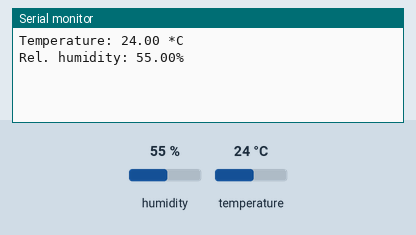
Simulated run of this sketch. Board: Arduino Uno, built with avr-gcc and run on an emulated ATmega328P. Parts: the last lines printed to the serial monitor. The inputs (shaded band) are chosen by the test bench; at power-on: humidity 55 %, temperature 24 °C.

Above: at 4.2 s.
4.3 s: humidity set to 22 %
At 6.4 s:
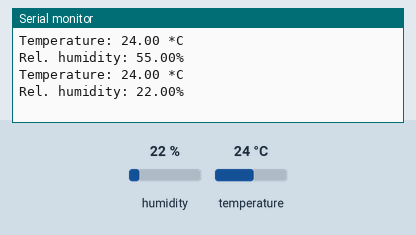
7.0 s: temperature set to 12 °C
At 7.6 s:
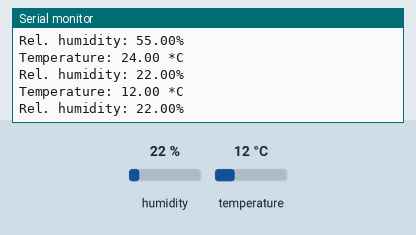
9.7 s: humidity set to 40 %
At 12.5 s:
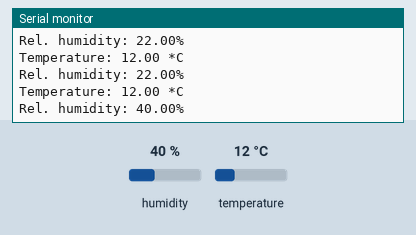
Timing chart, 0 to 14.0 s (numbered marks = the images above; inputs shaded):
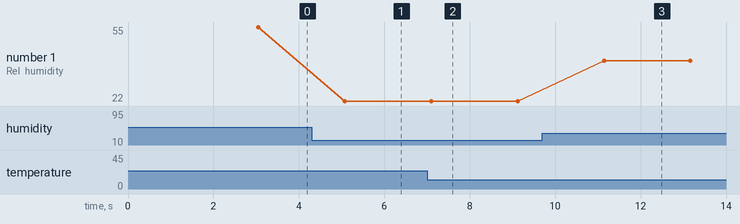

Measured:
- after the input at 4.3 s, the serial monitor: prints a new line after 0.77 s (image 1)
- after the input at 7.0 s, the serial monitor: prints a new line after 0.07 s (image 2)
- after the input at 9.7 s, the serial monitor: prints a new line after 1.4 s (image 3)
- plotted number 1: 55 → 22 after the input at 4.3 s, 22 → 40 after the input at 9.7 s

The sketch:

using-dht11-alone.ino
```cpp
#include "DHT.h"

#define DHTPIN 2
#define DHTTYPE DHT11

DHT dht(DHTPIN, DHTTYPE);

void setup() {
  Serial.begin(9600);
  while (!Serial) {
    Serial.println("Starting Temperature/Humidity Monitor.");
  }
  dht.begin();
  delay(3000);
}

void loop() {
  float t = dht.readTemperature();
  float h = dht.readHumidity();
  if (isnan(t)) {
    Serial.println("Reading from DHT sensor failed");
    return;
  }
  Serial.println("Temperature: " + String(t) + " *C");
  Serial.println("Rel. humidity: " + String(h) + "%");
  delay(2000);
}
```
